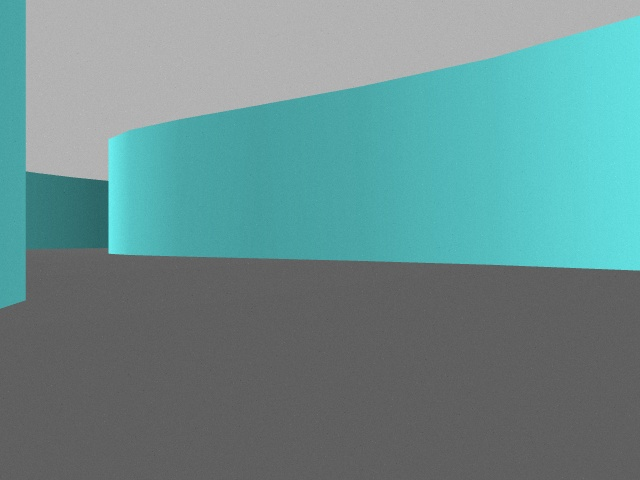
#> input picture Tutorials/137125000000~0~0087266462.jpg, 640 x 480 px
$ python split_and_merging.py --image '137125000000~0~0087266462.jpg'
#> lines starting #> are read from the running program, lines starting #| are printed output that depends on the picture
import numpy as np
import argparse
import cv2

#create argument parser
ap=argparse.ArgumentParser()
ap.add_argument('-i','--image', required=True)
args=vars(ap.parse_args())

#load the image
image=cv2.imread(args['image'])
#> image is the input picture: shape (480, 640, 3); mean B, G, R 142, 141.7, 105.6
(B,G,R)=cv2.split(image)
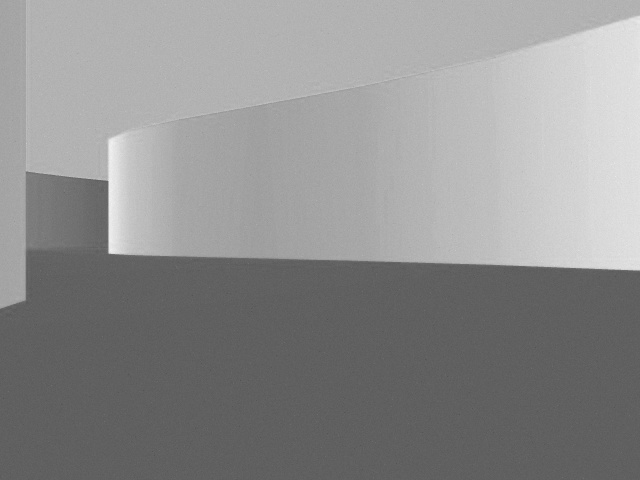
#> B: shape (480, 640); min 83, max 241, mean 142
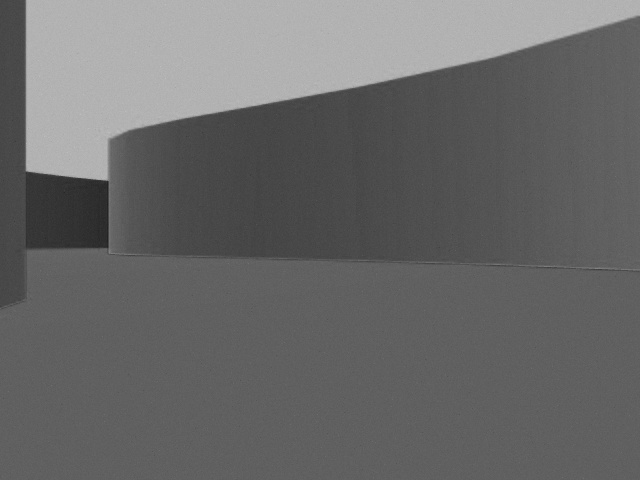
#> R: shape (480, 640); min 31, max 190, mean 105.6

#this will display each of the channels as grayscale
cv2.imshow("Red",R)
cv2.imshow("Green",G)
cv2.imshow("Blue",B)
cv2.waitKey(0)

#this is what I want because I want zeros in the other channels and I hope it gets the
#correct predition

zeros = np.zeros(image.shape[:2],dtype='uint8')
cv2.imshow("Red",cv2.merge([zeros,zeros,R]))
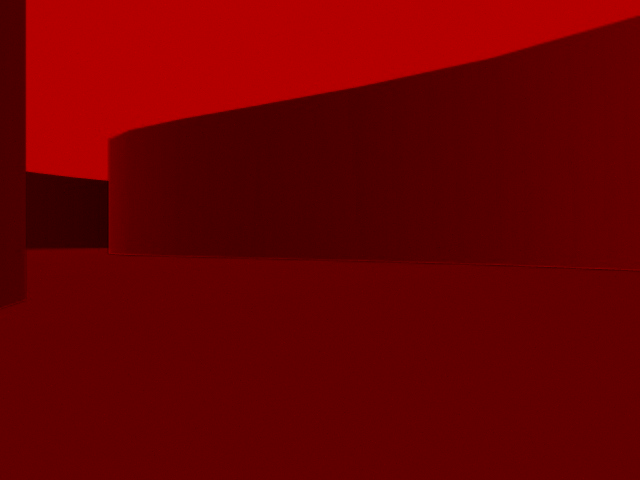
#> window 'Red': shape (480, 640, 3); mean B, G, R 0, 0, 105.6
cv2.imshow("Green",cv2.merge([zeros,G,zeros]))
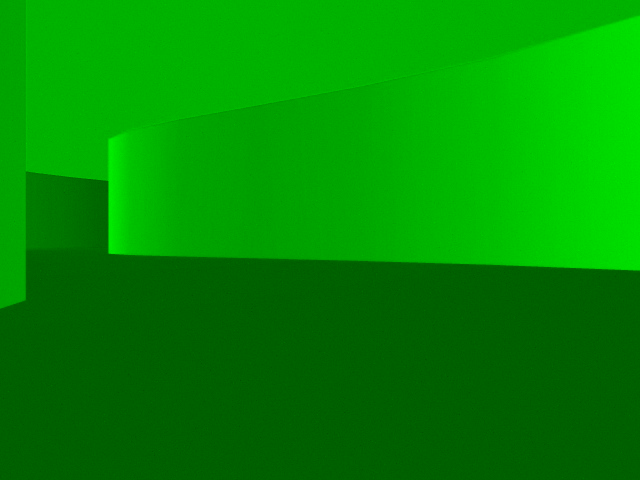
#> window 'Green': shape (480, 640, 3); mean B, G, R 0, 141.7, 0
cv2.imshow("Blue",cv2.merge([B,zeros,zeros]))
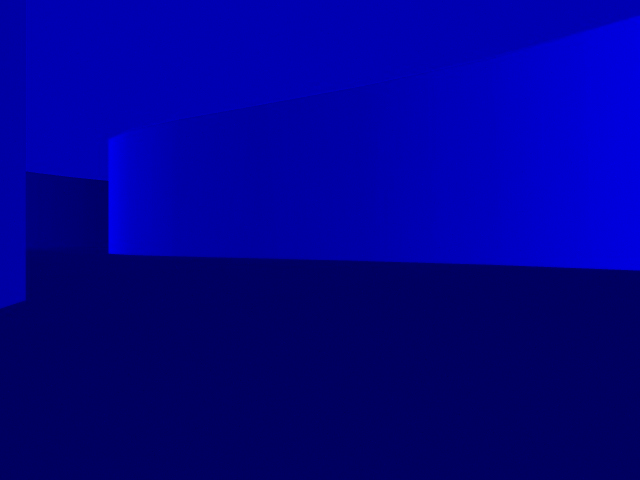
#> window 'Blue': shape (480, 640, 3); mean B, G, R 142, 0, 0
cv2.waitKey(0)


merged=cv2.merge([B,G,R])
cv2.imshow("Merged",merged)
cv2.waitKey(0)
cv2.destroyAllWindows()
